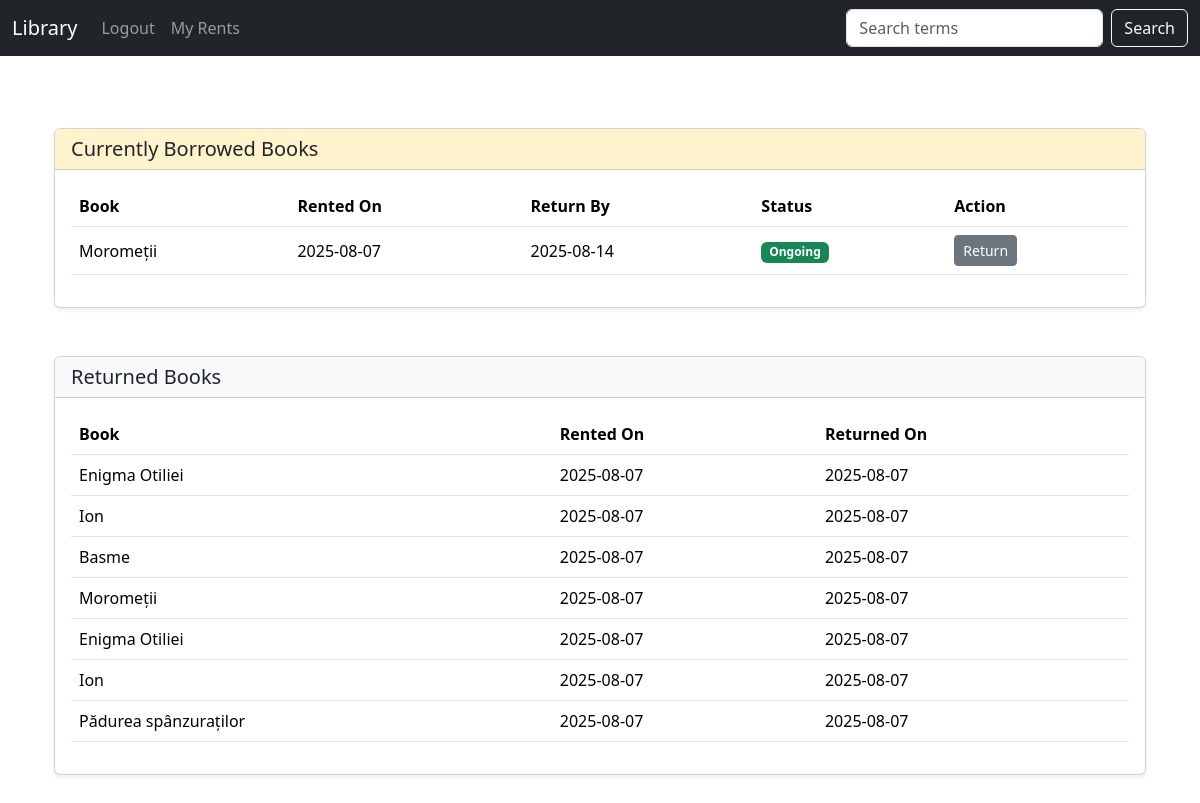
The app's page /myRents/ (signed in) with its own data.
### mainview/models.py (models this page shows, shortened)
class Rent(models.Model):
    book = models.ForeignKey(Book, on_delete=models.CASCADE)
    user = models.ForeignKey('auth.User', on_delete=models.CASCADE)
    rent_date = models.DateTimeField(auto_now_add=True)
    return_date = models.DateTimeField(blank=True, null=True)
    returned = models.BooleanField(default=False)
    returned_at = models.DateTimeField(blank=True, null=True)

class Book(models.Model):
    title = models.CharField(max_length=100)
    author = models.CharField(max_length=100, blank=True, null=True)
    published_date = models.DateField(blank=True, null=True)
    available_copies = models.PositiveIntegerField(default=0)

### mainview/views.py (the view)
# urls.py: path("myRents/", views.myRents_view, name="myRents"),
def myRents_view(request):
    returned_rents = Rent.objects.filter(user=request.user, returned=True).select_related('book')
    active_rents = Rent.objects.filter(user=request.user, returned=False).select_related('book')
    return render(request, "myRents.html", {
        "returned_rents": returned_rents,
        "active_rents": active_rents,
        'now': timezone.now()
    })

### mainview/context_processors.py (called while the page is built)
def user_context_processor(request):
    if request.user.is_authenticated and request.user.is_staff:
        User = get_user_model()
        pending_users = User.objects.all().filter(is_active=False).count()
        return {'pending_users': pending_users}
    return {}

### mainview/templates/myRents.html (shortened to what this page needs)
{%extends 'base.html' %}
{% block content %}
<div class="container mt-5">
    <div class="card mb-5 shadow-sm">
        <div class="card-header bg-warning-subtle">
            <h5 class="mb-0">Currently Borrowed Books</h5>
        </div>
        <div class="card-body">
            <table class="table table-hover align-middle">
                <thead>
                    <tr>
                        <th>Book</th>
                        <th>Rented On</th>
                        <th>Return By</th>
                        <th>Status</th>
                        <th>Action</th>
                    </tr>
                </thead>
                <tbody>
                    {% for rent in active_rents %}
                    <tr>
                        <td>{{ rent.book.title }}</td>
                        <td>{{ rent.rent_date|date:"Y-m-d" }}</td>
                        <td>{{ rent.return_date|date:"Y-m-d" }}</td>
                        <td>
                            {% if rent.return_date and rent.return_date < now %}
                                <span class="badge bg-danger">Overdue</span>
                            {% else %}
                                <span class="badge bg-success">Ongoing</span>
                            {% endif %}
                        </td>
                        <td>
                            <form method="POST" action="{% url 'returnBook' rent.id %}">
                                <button class="btn btn-sm btn-secondary">Return</button>
                            </form>
                        </td>
                    </tr>
                    {% empty %}
                    <tr><td colspan="5" class="text-muted text-center">You have no active borrowed books.</td></tr>
                    {% endfor %}
                </tbody>
            </table>
        </div>
    </div>
    <div class="card mb-5 shadow-sm">
        <div class="card-header bg-light">
            <h5 class="mb-0">Returned Books</h5>
        </div>
        <div class="card-body">
            <table class="table table-hover align-middle">
                <thead>
                    <tr>
                        <th>Book</th>
                        <th>Rented On</th>
                        <th>Returned On</th>
                    </tr>
                </thead>
                <tbody>
                    {% for rent in returned_rents %}
                    <tr>
                        <td>{{ rent.book.title }}</td>
                        <td>{{ rent.rent_date|date:"Y-m-d" }}</td>
                        <td>{{ rent.returned_at|date:"Y-m-d" }}</td>
                    </tr>
                    {% empty %}
                    <tr><td colspan="3" class="text-muted text-center">No books have been returned yet.</td></tr>
                    {% endfor %}
                </tbody>
            </table>
        </div>
    </div>
</div>
{%endblock%}

### records on screen
Rent: book "Moromeții", rent_date "2025-08-07", return_date "2025-08-14", shows "Ongoing"
Rent: book "Enigma Otiliei", rent_date "2025-08-07", returned_at "2025-08-07"
Rent: book "Ion", rent_date "2025-08-07", returned_at "2025-08-07"
Rent: book "Basme", rent_date "2025-08-07", returned_at "2025-08-07"
Rent: book "Moromeții", rent_date "2025-08-07", returned_at "2025-08-07"
Rent: book "Enigma Otiliei", rent_date "2025-08-07", returned_at "2025-08-07"
Rent: book "Ion", rent_date "2025-08-07", returned_at "2025-08-07"
Rent: book "Pădurea spânzuraților", rent_date "2025-08-07", returned_at "2025-08-07"
